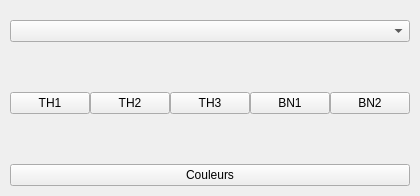
                  <widget class="QWidget" name="pg_opt_themes">
                   <layout class="QVBoxLayout" name="vlay_pg_opt_themes">
                    <property name="spacing">
                     <number>10</number>
                    </property>
                    <property name="leftMargin">
                     <number>10</number>
                    </property>
                    <property name="topMargin">
                     <number>20</number>
                    </property>
                    <property name="rightMargin">
                     <number>10</number>
                    </property>
                    <property name="bottomMargin">
                     <number>10</number>
                    </property>
                    <item>
                     <widget class="QComboBox" name="cb_opt_tm_theme"/>
                    </item>
                    <item>
                     <spacer name="verticalSpacer_4">
                      <property name="orientation">
                       <enum>Qt::Vertical</enum>
                      </property>
                      <property name="sizeHint" stdset="0">
                       <size>
                        <width>20</width>
                        <height>40</height>
                       </size>
                      </property>
                     </spacer>
                    </item>
                    <item>
                     <layout class="QHBoxLayout" name="hlay_opt_tm_colors">
                      <property name="spacing">
                       <number>0</number>
                      </property>
                      <item>
                       <widget class="QPushButton" name="pb_opt_tm_th1">
                        <property name="text">
                         <string>TH1</string>
                        </property>
                       </widget>
                      </item>
                      <item>
                       <widget class="QPushButton" name="pb_opt_tm_th2">
                        <property name="text">
                         <string>TH2</string>
                        </property>
                       </widget>
                      </item>
                      <item>
                       <widget class="QPushButton" name="pb_opt_tm_th3">
                        <property name="text">
                         <string>TH3</string>
                        </property>
                       </widget>
                      </item>
                      <item>
                       <widget class="QPushButton" name="pb_opt_tm_bn1">
                        <property name="text">
                         <string>BN1</string>
                        </property>
                       </widget>
                      </item>
                      <item>
                       <widget class="QPushButton" name="pb_opt_tm_bn2">
                        <property name="text">
                         <string>BN2</string>
                        </property>
                       </widget>
                      </item>
                     </layout>
                    </item>
                    <item>
                     <spacer name="verticalSpacer_10">
                      <property name="orientation">
                       <enum>Qt::Vertical</enum>
                      </property>
                      <property name="sizeHint" stdset="0">
                       <size>
                        <width>20</width>
                        <height>40</height>
                       </size>
                      </property>
                     </spacer>
                    </item>
                    <item>
                     <widget class="QPushButton" name="pb_opt_tm_colors">
                      <property name="text">
                       <string>Couleurs</string>
                      </property>
                     </widget>
                    </item>
                   </layout>
                  </widget>
